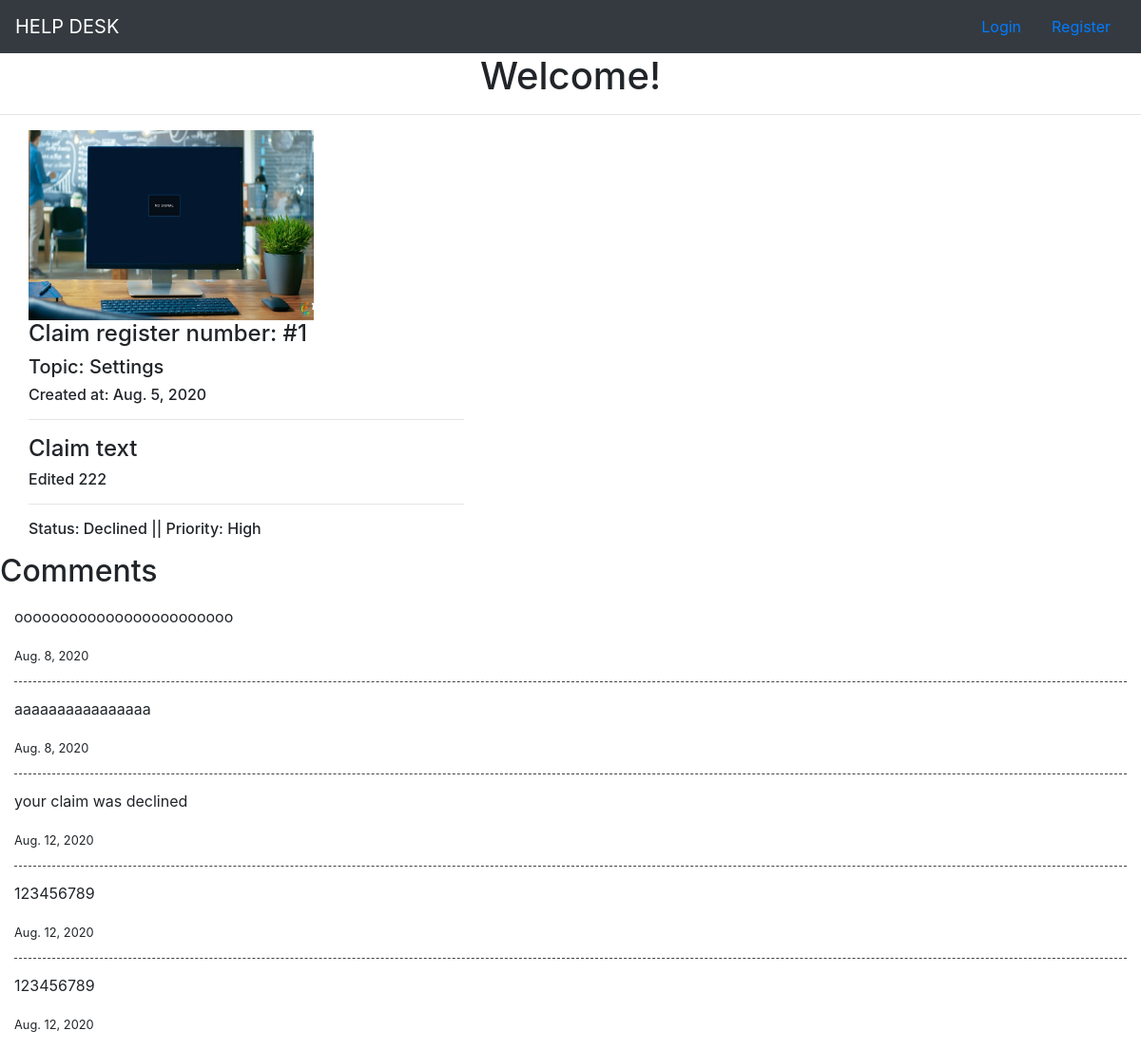
Page /hd/1 on the committed database.
### hd/models.py (models this page shows)
class TimeStampModel(models.Model):
    create_at = models.DateField(auto_now_add=True)
    update_at = models.DateTimeField(auto_now=True)
    delete_at = models.DateTimeField(blank=True, null=True)
    class Meta:
        abstract = True

class ClaimModel(TimeStampModel):
    DRAFT = 'DR'
    PENDING = 'PN'
    IN_PROGRESS = 'IP'
    DONE = 'DN'
    DECLINED = 'DC'
    LOW = 'LW'
    MEDIUM = 'MD'
    HIGH = 'HG'
    INSTALLATION = 'INS'
    SETTINGS = 'SET'
    REPAIRS = 'REP'
    STATUSES = (
        (DRAFT, 'Draft'),
        (PENDING, 'Pending'),
        (IN_PROGRESS, 'In progress'),
        (DONE, 'Done'),
        (DECLINED, 'Declined'),
    )
    PRIORITY = (
        (LOW, 'Low'),
        (MEDIUM, 'Medium'),
        (HIGH, 'High'),
    )
    TOPICS = (
        (INSTALLATION, 'Installation'),
        (SETTINGS, 'Settings'),
        (REPAIRS, 'Repairs'),
    )
    claim_topic = models.CharField(choices=TOPICS, max_length=30)
    text = models.TextField()
    image = models.ImageField(upload_to='media/', blank=True, null=True)
    status = models.CharField(choices=STATUSES, max_length=2, default=DRAFT)
    priority = models.CharField(choices=PRIORITY, max_length=2, default=LOW)
    author = models.ForeignKey(USER_MODEL, on_delete=models.SET_NULL, blank=True, null=True)
    declined_status_count = models.PositiveSmallIntegerField(default=0)

class CommentModel(TimeStampModel):
    claim = models.ForeignKey(ClaimModel, on_delete=models.SET_NULL, blank=True, null=True)
    author = models.ForeignKey(USER_MODEL, on_delete=models.SET_NULL, blank=True, null=True)
    text = models.TextField()
    declined_status_count = models.PositiveSmallIntegerField(default=0)
    class Meta:
        ordering = ('create_at',)

### hd/views.py (the view, shortened to what this page needs)
# urls.py: path('hd/<int:pk>', views.ClaimDetailView.as_view(), name='claim_detail'),
class ClaimDetailView(DetailView):
    model = hd_models.ClaimModel

### hd/templates/hd/claimmodel_detail.html (shortened to what this page needs)
{% extends 'hd/base.html' %}
{% block content%}
<div class="container-fluid">
    <div class="col-5">
        {% if claimmodel.image %}
        <img src="{{ claimmodel.image.url }}" width="300" height="200"></a>
        {% else %}
        <p></p>
        {% endif %}
        <div>
            <h4>Claim register number: #{{ claimmodel.id }} </h4>
            <h5>Topic: {{ claimmodel.get_claim_topic_display }}</h5>
            <h6>Created at: {{ claimmodel.create_at }}</h6>
            <hr>
            <h4>Claim text</h4>
            <h6>{{ claimmodel.text }} </h6>
        </div>
        <hr>
        <h6>Status: {{ claimmodel.get_status_display }} || Priority: {{ claimmodel.get_priority_display }}</h6>
    </div>
</div>
<p><h2>Comments</h2></p>
<div class="container-fluid">
    {% for comment in claimmodel.commentmodel_set.all%}
    <p>{{ comment.text }}</p>
    <p><small>{{ comment.create_at }}</small></p>
        {% if not forloop.last %}
        <hr style="border-top: 1px dashed rgb(66,66,66)"/>
        {% endif %}
    {% endfor %}
</div>
{% endblock%}

### hd/templates/hd/base.html (shortened to what this page needs)
<!DOCTYPE html>
<html lang="en">
<head>
    <link rel="stylesheet" href="https://stackpath.bootstrapcdn.com/bootstrap/4.5.0/css/bootstrap.min.css"
>
</head>
<body>
<nav class="navbar navbar-expand-lg navbar-dark bg-dark">
    <a class="navbar-brand" href="{% url 'claims_list_page' %}">HELP DESK</a>
    <div class="collapse navbar-collapse" id="navbarSupportedContent">
        <ul class="navbar-nav mr-auto">
            <li class="nav-item">
                <a class="nav-link disabled" href="#" tabindex="-1" aria-disabled="true"></a>
            </li>
        </ul>
        {% if user.is_authenticated %}
        <a class="nav-link" href="{% url 'logout' %}">Logout</a>
        {% else %}
        <a class="nav-link" href="{% url 'login' %}">Login</a>
        <a class="nav-link" href="{% url 'register' %}">Register</a>
        {% endif %}
    </div>
</nav>
<center>
    {% if user.is_authenticated %}
    <h1>Hello {{user.username}}! Welcome!</h1><hr>
    {% else %}
    <h1>Welcome!</h1><hr>
    {% endif %}
</center>
{% block content%}
{% endblock%}
</body>
</html>

### rows in the picture
ClaimModel: image (picture), id "1", claim_topic "Settings", create_at "Aug. 5, 2020", text "Edited 222", status "Declined", priority "High"
CommentModel: text "oooooooooooooooooooooooo", create_at "Aug. 8, 2020"
CommentModel: text "aaaaaaaaaaaaaaaa", create_at "Aug. 8, 2020"
CommentModel: text "your claim was declined", create_at "Aug. 12, 2020"
CommentModel: text "123456789", create_at "Aug. 12, 2020"
CommentModel: text "123456789", create_at "Aug. 12, 2020"
